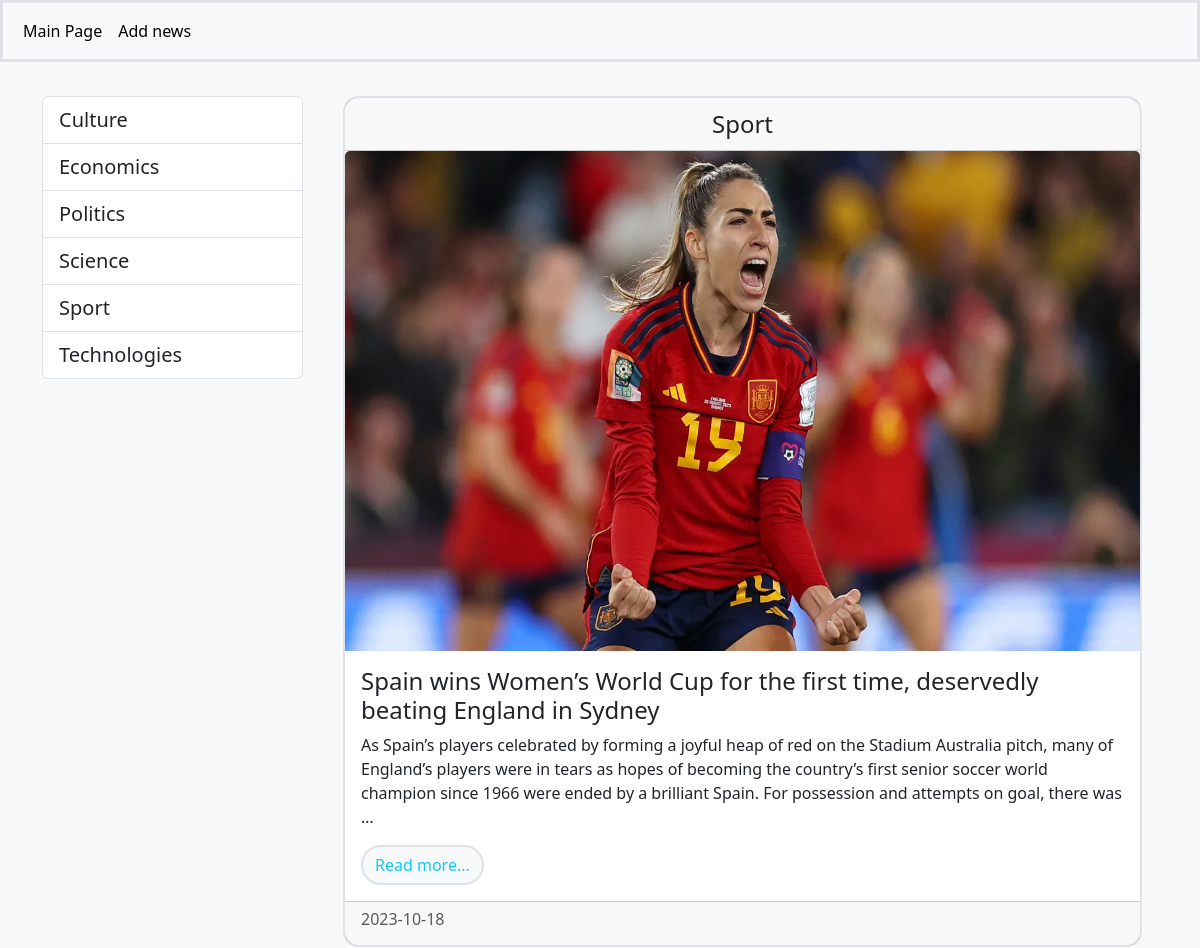
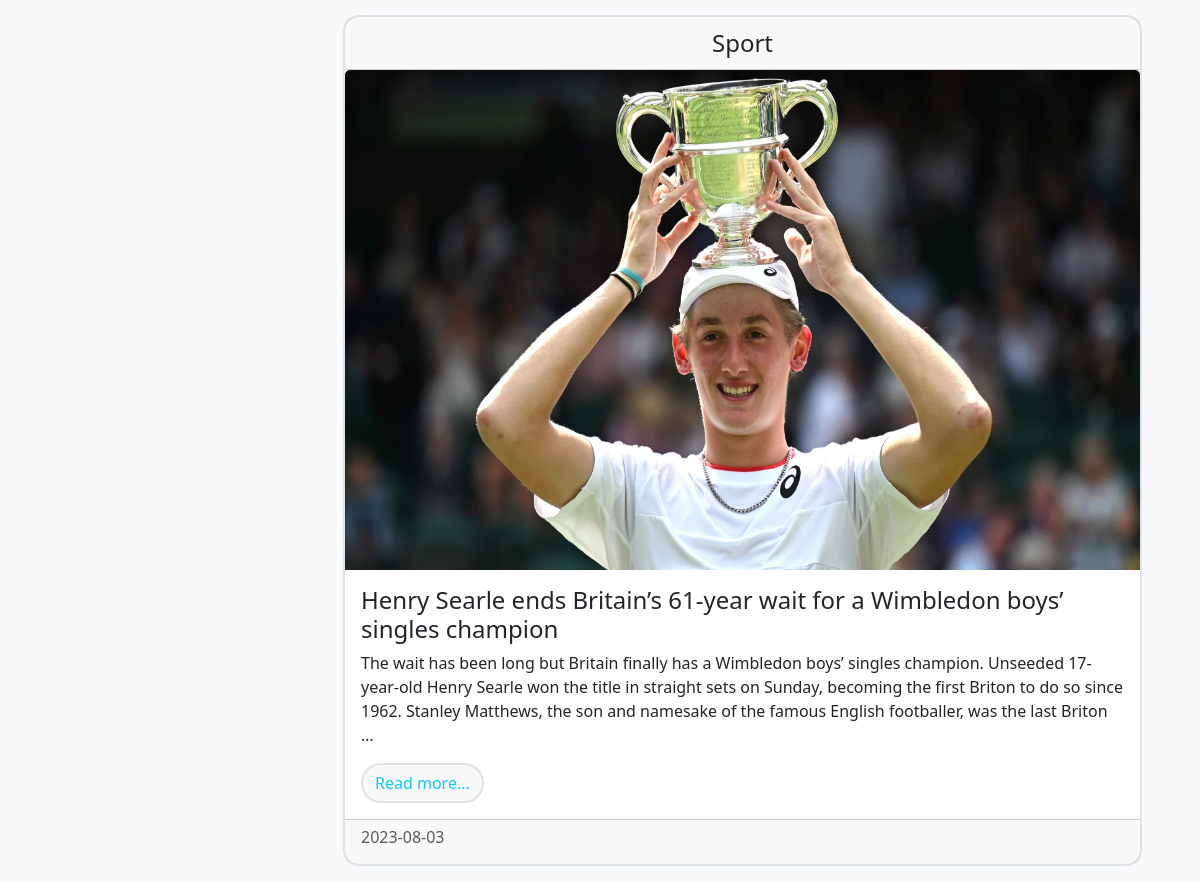
Screenshot of /category/3/ with the database file from the repository (2 pictures, top to bottom).
### news/models.py (models this page shows, shortened)
class Category(models.Model):
    title = models.CharField(max_length=100, db_index=True)
    class Meta:
        verbose_name = 'category'
        verbose_name_plural = 'categories'
    def get_absolute_url(self):
       return reverse('category', kwargs={'category_id': self.pk})
    def __str__(self):
        return self.title

class News(models.Model):
    title = models.CharField(max_length=150)
    content = models.TextField()
    created_at = models.DateField(auto_now_add=True)
    updated_at = models.DateField(auto_now=True)
    photo = models.ImageField(upload_to='photos/%Y/%m/%d/', blank=True)
    is_published = models.BooleanField(default=True)
    category = models.ForeignKey('Category', on_delete=models.PROTECT, null=True)
    def get_absolute_url(self):
       return reverse('view_single_news', kwargs={'pk': self.pk})
    class Meta:
        verbose_name = 'news'
        verbose_name_plural = 'news'

### news/views.py (the view)
# urls.py: path('category/<int:category_id>/', NewsCategory.as_view(), name='category'),
class NewsCategory(ListView):
    model = News
    template_name = 'news/category.html'
    context_object_name = 'news'
    allow_empty = False
    def get_context_data(self, *, object_list=None, **kwargs):
        context = super().get_context_data(**kwargs)
        context['title'] = Category.objects.get(pk=self.kwargs['category_id'])
        return context
    def get_queryset(self):
        return News.objects.filter(category_id=self.kwargs['category_id'], is_published=True).order_by("-pk")

### news/templatetags/news_tags.py (called while the page is built)
@register.simple_tag()
def get_categories():
    return Category.objects.all()

### news/templates/news/category.html (shortened to what this page needs)
{%extends 'base.html' %}
{% block sidebar%}{%include 'inc/_sidebar.html' %}{% endblock %}
{% block content%}
    {% for item in news%}
    <div class="card m-3 text-dark border border-2 rounded-4">
        <div class="card-header" align="center"><span class="text-dark fs-4">{{item.category|title}}</span></div>
        {% if item.photo%}
        <img src="{{ item.photo.url }}" class="card-img-top" alt="image" height="500">
        {%endif%}
        <div class="card-body">
            <h4 class="card-title">{{item.title}}</h4>
            <p class="card-text">{{item.content|truncatewords:50}}</p>
            <a href="{{item.get_absolute_url}}" class="btn btn-primary bg-light text-info border border-2  rounded-pill">Read more...</a>
        </div>
        <div class="card-footer text-muted"><h6>{{item.created_at|date:"Y-m-d"}}</h6></div>
    </div>
    {% endfor %}
{% endblock %}

### templates/inc/_sidebar.html
{% load news_tags%}
<ul class="list-group mt-3 ">
    {% get_categories as categories%}
    {% for item in categories|dictsort:'title'%}
    <li class="list-group-item"><a class="text-dark text-decoration-none fs-5" href="{{item.get_absolute_url}}">{{item.title|title}}</a>
    </li>
    {% endfor %}
</ul>

### rows the page displays
Category: title "Culture"
Category: title "Economics"
Category: title "Politics"
Category: title "Science"
Category: title "Sport"
Category: title "Technologies"
News: category "Sport", photo (picture), title "Spain wins Women’s World Cup for the first time, deservedly beating England in Sydney", content "As Spain’s players celebrated by forming a joyful heap of red on the Stadium Australia pitch, many of England’s players were in tears as hopes of becoming the country’s first senior soccer world champion since 1966 were ended by a brilliant Spain. For possession and attempts on goal, there was …", created_at "2023-10-18"
News: category "Sport", photo (picture), title "Henry Searle ends Britain’s 61-year wait for a Wimbledon boys’ singles champion", content "The wait has been long but Britain finally has a Wimbledon boys’ singles champion. Unseeded 17-year-old Henry Searle won the title in straight sets on Sunday, becoming the first Briton to do so since 1962. Stanley Matthews, the son and namesake of the famous English footballer, was the last Briton …", created_at "2023-08-03"
